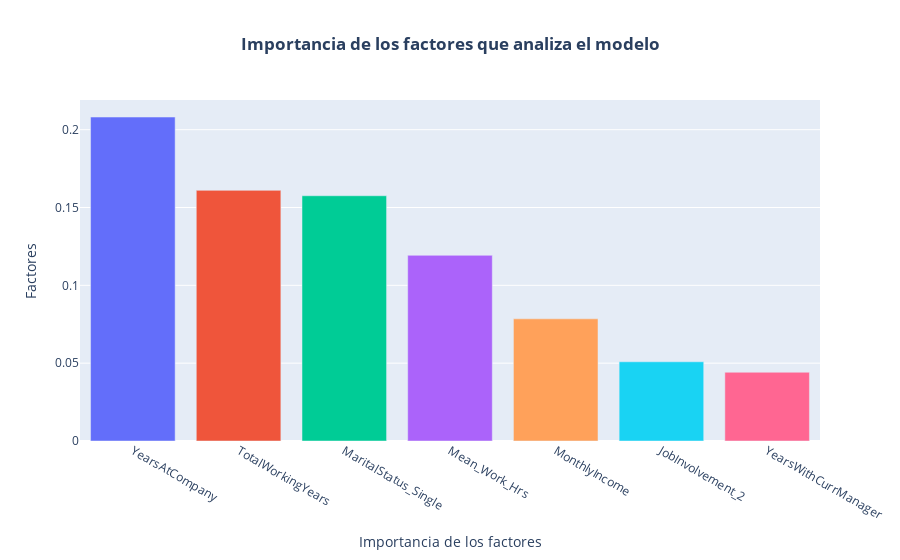

The cell this chart's notebook holds for it:
### Code cell
fig = px.bar(cf, x='columnas', y='importancia', color = 'columnas',  title ='<b>Importancia de los factores que analiza el modelo<b>')
fig.update_layout(
    xaxis_title = 'Importancia de los factores',
    yaxis_title = 'Factores',
    template = 'plotly',
    title_x = 0.5,
    showlegend=False)

### Figure 1 — Plotly figure (JSON) as saved in the notebook; plotly's stock layout.template omitted (floating-point values rounded to 4 significant figures)
{"data": [{"alignmentgroup": "True", "hovertemplate": "columnas=%{x}<br>importancia=%{y}<extra></extra>", "legendgroup": "YearsAtCompany", "marker": {"color": "#636efa", "pattern": {"shape": ""}}, "name": "YearsAtCompany", "offsetgroup": "YearsAtCompany", "orientation": "v", "showlegend": true, "textposition": "auto", "type": "bar", "x": ["YearsAtCompany"], "xaxis": "x", "y": [0.2081], "yaxis": "y"}, {"alignmentgroup": "True", "hovertemplate": "columnas=%{x}<br>importancia=%{y}<extra></extra>", "legendgroup": "TotalWorkingYears", "marker": {"color": "#EF553B", "pattern": {"shape": ""}}, "name": "TotalWorkingYears", "offsetgroup": "TotalWorkingYears", "orientation": "v", "showlegend": true, "textposition": "auto", "type": "bar", "x": ["TotalWorkingYears"], "xaxis": "x", "y": [0.161], "yaxis": "y"}, {"alignmentgroup": "True", "hovertemplate": "columnas=%{x}<br>importancia=%{y}<extra></extra>", "legendgroup": "MaritalStatus_Single", "marker": {"color": "#00cc96", "pattern": {"shape": ""}}, "name": "MaritalStatus_Single", "offsetgroup": "MaritalStatus_Single", "orientation": "v", "showlegend": true, "textposition": "auto", "type": "bar", "x": ["MaritalStatus_Single"], "xaxis": "x", "y": [0.1575], "yaxis": "y"}, {"alignmentgroup": "True", "hovertemplate": "columnas=%{x}<br>importancia=%{y}<extra></extra>", "legendgroup": "Mean_Work_Hrs", "marker": {"color": "#ab63fa", "pattern": {"shape": ""}}, "name": "Mean_Work_Hrs", "offsetgroup": "Mean_Work_Hrs", "orientation": "v", "showlegend": true, "textposition": "auto", "type": "bar", "x": ["Mean_Work_Hrs"], "xaxis": "x", "y": [0.1193], "yaxis": "y"}, {"alignmentgroup": "True", "hovertemplate": "columnas=%{x}<br>importancia=%{y}<extra></extra>", "legendgroup": "MonthlyIncome", "marker": {"color": "#FFA15A", "pattern": {"shape": ""}}, "name": "MonthlyIncome", "offsetgroup": "MonthlyIncome", "orientation": "v", "showlegend": true, "textposition": "auto", "type": "bar", "x": ["MonthlyIncome"], "xaxis": "x", "y": [0.07849], "yaxis": "y"}, {"alignmentgroup": "True", "hovertemplate": "columnas=%{x}<br>importancia=%{y}<extra></extra>", "legendgroup": "JobInvolvement_2", "marker": {"color": "#19d3f3", "pattern": {"shape": ""}}, "name": "JobInvolvement_2", "offsetgroup": "JobInvolvement_2", "orientation": "v", "showlegend": true, "textposition": "auto", "type": "bar", "x": ["JobInvolvement_2"], "xaxis": "x", "y": [0.05089], "yaxis": "y"}, {"alignmentgroup": "True", "hovertemplate": "columnas=%{x}<br>importancia=%{y}<extra></extra>", "legendgroup": "YearsWithCurrManager", "marker": {"color": "#FF6692", "pattern": {"shape": ""}}, "name": "YearsWithCurrManager", "offsetgroup": "YearsWithCurrManager", "orientation": "v", "showlegend": true, "textposition": "auto", "type": "bar", "x": ["YearsWithCurrManager"], "xaxis": "x", "y": [0.04416], "yaxis": "y"}], "layout": {"barmode": "relative", "legend": {"title": {"text": "columnas"}, "tracegroupgap": 0}, "showlegend": false, "title": {"text": "<b>Importancia de los factores que analiza el modelo<b>", "x": 0.5}, "xaxis": {"anchor": "y", "categoryarray": ["YearsAtCompany", "TotalWorkingYears", "MaritalStatus_Single", "Mean_Work_Hrs", "MonthlyIncome", "JobInvolvement_2", "YearsWithCurrManager"], "categoryorder": "array", "domain": [0, 1], "title": {"text": "Importancia de los factores"}}, "yaxis": {"anchor": "x", "domain": [0, 1], "title": {"text": "Factores"}}}}
